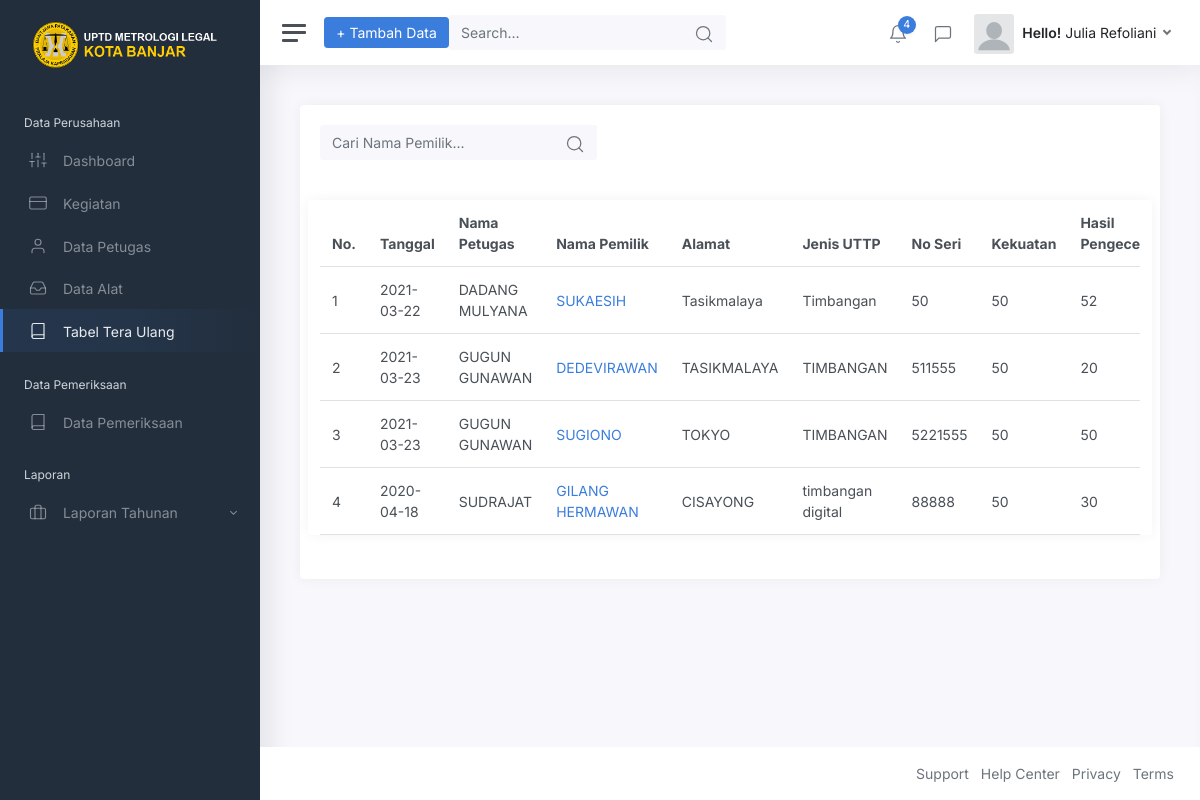
/view/tabel.php, run on the app's committed database.
### tables this page shows
CREATE TABLE `tbl_pengecekan` (
  `no` int(20) NOT NULL,
  `tanggal` varchar(20) NOT NULL,
  `nm_petugas` varchar(20) NOT NULL,
  `nm_pemilik` varchar(20) NOT NULL,
  `alamat` text NOT NULL,
  `jenisuttp` varchar(20) NOT NULL,
  `standar_kekuatan` varchar(20) NOT NULL,
  `noseri` int(20) NOT NULL,
  `hasil_pengecekan` int(20) NOT NULL,
  `kualitas` varchar(10) NOT NULL
);

### view/tabel.php (the view, shortened to what this page needs)
<!DOCTYPE html>
<html lang="en">
<head>
	<link href="https://cdnjs.cloudflare.com/ajax/libs/select2/4.0.7/css/select2.min.css" rel="stylesheet" />
	<link href="../css/app.css" rel="stylesheet">
</head>
<body>
	<div class="wrapper">
		<nav id="sidebar" class="sidebar">
		<?php
		include '../asset/sidebar_menu.php';
		?>
		</nav>
		<div class="main">
			<nav class="navbar navbar-expand navbar-light navbar-bg">
				<a class="sidebar-toggle d-flex">
          <i class="hamburger align-self-center"></i>
        </a>
        		<a href="input_tabel.php"><button type="submit" class="btn btn-primary">+ Tambah Data</button></a>
				<form class="d-none d-sm-inline-block">
					<div class="input-group input-group-navbar">
						<input type="text" class="form-control" placeholder="Search…" aria-label="Search">
						<button class="btn" type="button">
              <i class="align-middle" data-feather="search"></i>
            </button>
					</div>
				</form>
				<div class="navbar-collapse collapse">
					<ul class="navbar-nav navbar-align">
						<li class="nav-item dropdown">
							<a class="nav-icon dropdown-toggle" href="#" id="alertsDropdown" data-bs-toggle="dropdown">
								<div class="position-relative">
									<i class="align-middle" data-feather="bell"></i>
									<span class="indicator">4</span>
								</div>
							</a>
						</li>
						<li class="nav-item dropdown">
							<a class="nav-icon dropdown-toggle" href="#" id="messagesDropdown" data-bs-toggle="dropdown">
								<div class="position-relative">
									<i class="align-middle" data-feather="message-square"></i>
								</div>
							</a>
						</li>
						<?php
						include '../asset/top-menu.php'
						?>
						</li>
					</ul>
				</div>
			</nav>
			<main class="content">
				<div class="container-fluid p-0">
						<div class="col-12">
							<div class="card">
							<div class="card-body">
						<form class="d-none d-sm-inline-block">
					<div class="input-group input-group-navbar">
						<input type="text" class="form-control" placeholder="Cari Nama Pemilik..." aria-label="Search"  id="myInput" onkeyup="myFunction()">
						<button class="btn" type="button">
             			<i class="align-middle" data-feather="search"></i>
           				</button>
					</div>
					</div>
								<div class="a">
								<div class="card-body">
								<div class="row">
							<div class="card flex-fill">
								<div style="overflow-x:auto;">
								<table class="table table-hover my-0 " id="myTable">
									<thead>
										<tr>
											<th >No.</th>
											<th>Tanggal</th>
											<th >Nama Petugas</th>
											<th>Nama Pemilik</th>
											<th>Alamat</th>
											<th>Jenis UTTP</th>
											<th >No Seri</th>
											<th >Kekuatan
											</th>
											<th >Hasil Pengecekan</th>
										</tr>
									</thead>
									<tbody>
									<?php
									include '../asset/koneksi.php';
     								$query = "SELECT * FROM tbl_pengecekan";
      								$result = mysqli_query($link, $query);
      $no = 1;
      while($data = mysqli_fetch_assoc($result))
      {
        echo "<tr>";
        echo "<td>$no</td>";
		echo "<td>$data[tanggal]</td>";
        echo "<td >$data[nm_petugas]</td>";
		echo '<td><a href="pemeriksaan.php?id='.$data['no'].'&tanggal='.$data['tanggal'].'&alat='.$data['jenisuttp'].'&nm_petugas='.$data['nm_petugas'].'">'.$data['nm_pemilik'].'</td>';
        echo "<td >$data[alamat]</td>";
		echo "<td>$data[jenisuttp]</td>";
        echo "<td>$data[noseri]</td>";
        echo "<td>$data[standar_kekuatan]</td>";
        echo "<td>$data[hasil_pengecekan]</td>";
        echo "</tr>";
        $no++;
      }
      ?>
		</tbody>
		</table>
											</div>
										</div>
									</div>
								</div>
							</div>
						</div>
					</div>
				</div>
			</main>
			<footer class="footer">
				<div class="container-fluid">
					<div class="row text-muted">
						<div class="col-6 text-start">
						</div>
						<div class="col-6 text-end">
							<ul class="list-inline">
								<li class="list-inline-item">
									<a class="text-muted" href="#">Support</a>
								</li>
								<li class="list-inline-item">
									<a class="text-muted" href="#">Help Center</a>
								</li>
								<li class="list-inline-item">
									<a class="text-muted" href="#">Privacy</a>
								</li>
								<li class="list-inline-item">
									<a class="text-muted" href="#">Terms</a>
								</li>
							</ul>
						</div>
					</div>
				</div>
			</footer>
		</div>
	</div>
</body>
</html>

### data on the page
tbl_pengecekan: tanggal "2021-03-22", nm_petugas "DADANG MULYANA", nm_pemilik "SUKAESIH", alamat "Tasikmalaya", jenisuttp "Timbangan", noseri "50", standar_kekuatan "50", hasil_pengecekan "52"
tbl_pengecekan: tanggal "2021-03-23", nm_petugas "GUGUN GUNAWAN", nm_pemilik "DEDEVIRAWAN", alamat "TASIKMALAYA", jenisuttp "TIMBANGAN", noseri "511555", standar_kekuatan "50", hasil_pengecekan "20"
tbl_pengecekan: tanggal "2021-03-23", nm_petugas "GUGUN GUNAWAN", nm_pemilik "SUGIONO", alamat "TOKYO", jenisuttp "TIMBANGAN", noseri "5221555", standar_kekuatan "50", hasil_pengecekan "50"
tbl_pengecekan: tanggal "2020-04-18", nm_petugas "SUDRAJAT", nm_pemilik "GILANG HERMAWAN", alamat "CISAYONG", jenisuttp "timbangan digital", noseri "88888", standar_kekuatan "50", hasil_pengecekan "30"
